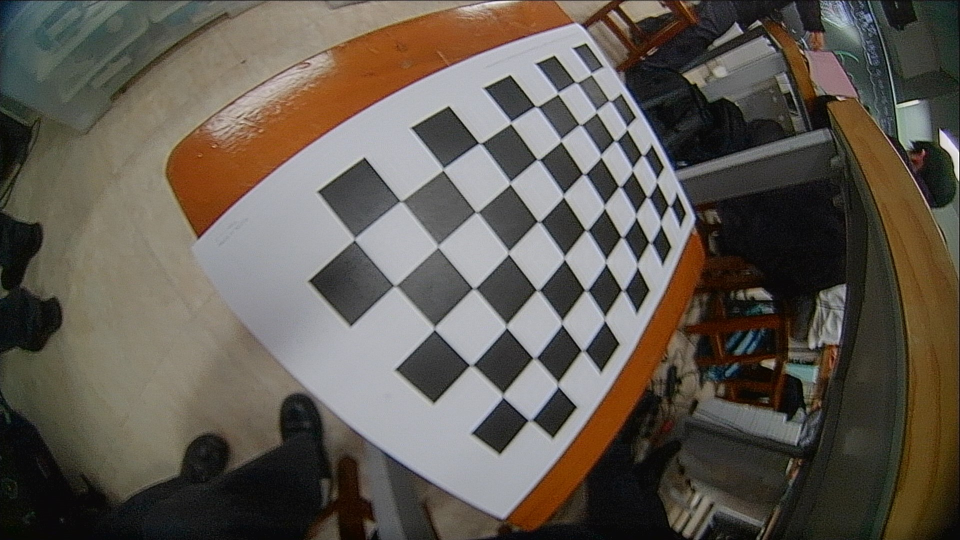
#> input picture 26_Mate/Distortion/photos_blue/chess (10).jpg, 1920 x 1080 px (shown at 1/2 size); its folder holds 4 pictures in this run
$ python camera_origin.py
#> lines starting #> are read from the running program, lines starting #| are printed output that depends on the picture
import cv2
assert cv2.__version__[0] == '4', 'The fisheye module requires opencv version >= 3.0.0'
import numpy as np
import os
import glob
import math

CHECKERBOARD = (6,9)
subpix_criteria = (cv2.TERM_CRITERIA_EPS+cv2.TERM_CRITERIA_MAX_ITER, 30, 0.1)
calibration_flags = cv2.fisheye.CALIB_RECOMPUTE_EXTRINSIC+cv2.fisheye.CALIB_CHECK_COND+cv2.fisheye.CALIB_FIX_SKEW
objp = np.zeros((1, CHECKERBOARD[0]*CHECKERBOARD[1], 3), np.float32)
objp[0,:,:2] = np.mgrid[0:CHECKERBOARD[0], 0:CHECKERBOARD[1]].T.reshape(-1, 2)
_img_shape = None
objpoints = [] # 3d point in real world space
imgpoints = [] # 2d points in image plane.
images = glob.glob('photos_blue/*.jpg')
for fname in images:
    img = cv2.imread(fname)
#> img is the input picture: shape (1080, 1920, 3); mean B, G, R 80.4, 89.2, 95.9
    if _img_shape == None:
        _img_shape = img.shape[:2]
    else:
        assert _img_shape == img.shape[:2], "All images must share the same size."
    gray = cv2.cvtColor(img,cv2.COLOR_BGR2GRAY)
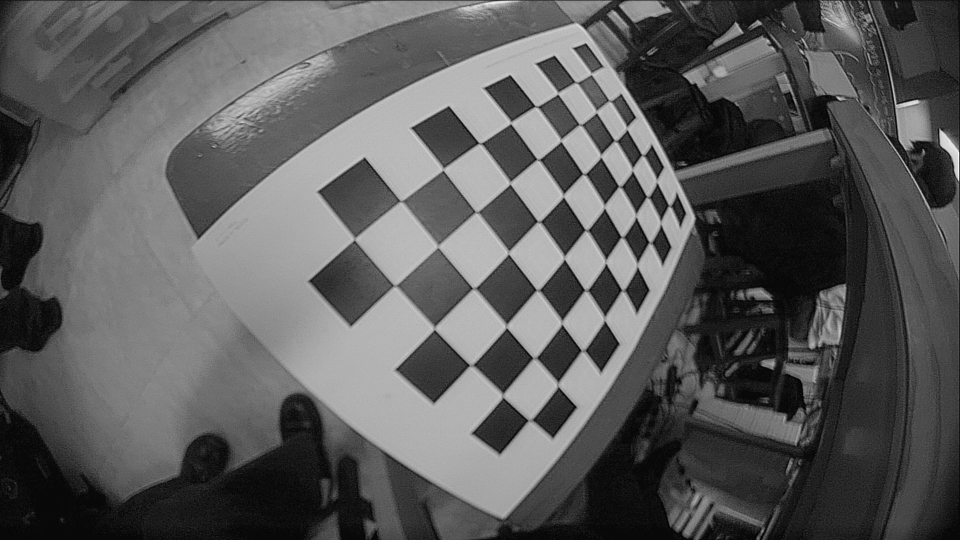
#> gray: shape (1080, 1920) (shown at 1/2 size); min 0, max 254, mean 90.2
    # Find the chess board corners
    ret, corners = cv2.findChessboardCorners(gray, CHECKERBOARD, cv2.CALIB_CB_ADAPTIVE_THRESH+cv2.CALIB_CB_FAST_CHECK+cv2.CALIB_CB_NORMALIZE_IMAGE)
#> ret = True; corners = 54 rows, first 8: [1183, 147.5], [1220.5, 201.5], [1254.5, 256.5], [1287, 311], [1314, 362], [1340, 412], [1152, 165], [1193.5, 223.5]
    # If found, add object points, image points (after refining them)
    if ret == True:
        objpoints.append(objp)
        cv2.cornerSubPix(gray,corners,(3,3),(-1,-1),subpix_criteria)
        imgpoints.append(corners)
#> pass 2 of the loop `for fname in images:`:
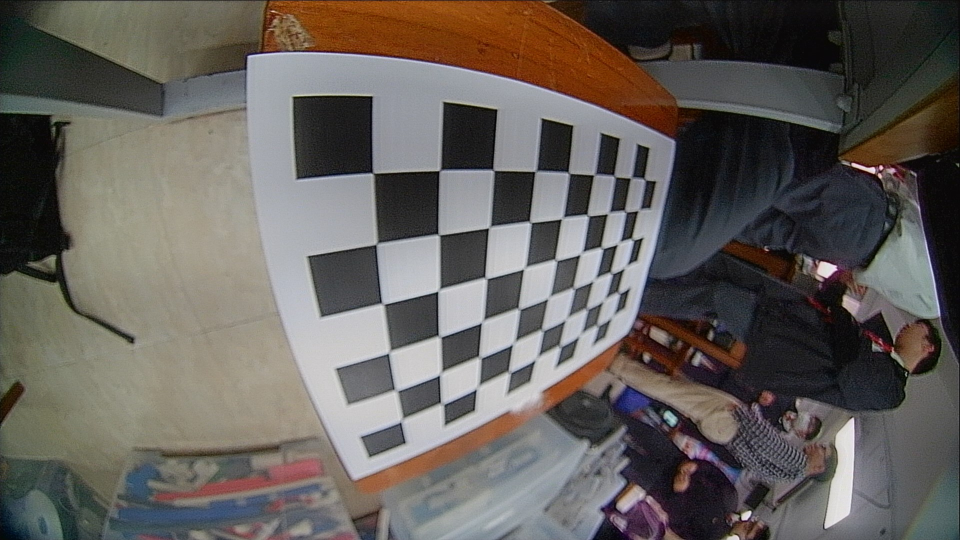
#> input picture 26_Mate/Distortion/photos_blue/chess (12).jpg, 1920 x 1080 px (shown at 1/2 size)
#> img is the input picture: shape (1080, 1920, 3); mean B, G, R 91.1, 95.4, 100.3
#> `gray = cv2.cvtColor(img,cv2.COLOR_BGR2GRAY)`:
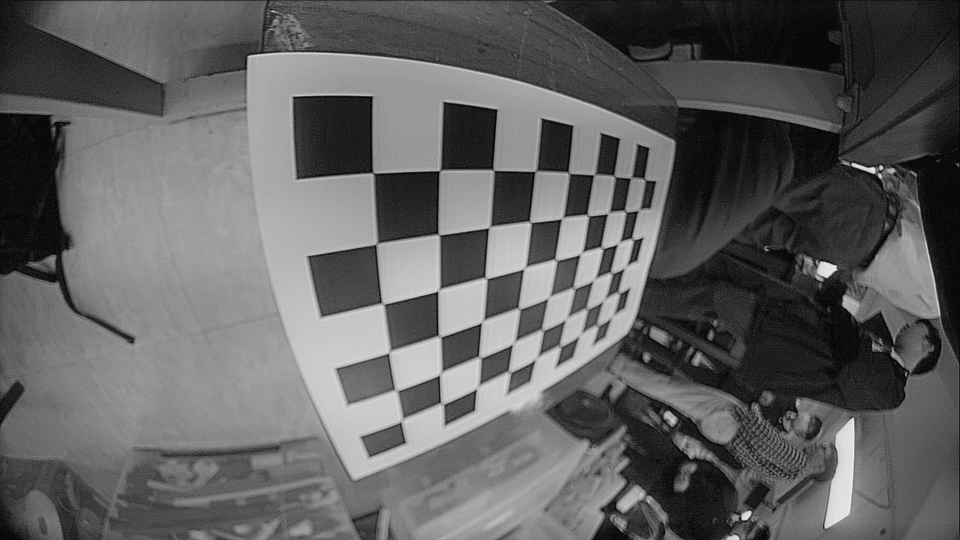
#> gray: shape (1080, 1920) (shown at 1/2 size); min 0, max 246, mean 96.4
#> corners = 54 rows, first 8: [804.5, 839.3], [792.5, 781], [780.4, 702.7], [766.7, 609.6], [753.5, 488], [746.3, 348.2], [884.5, 808.5], [882, 747.5]
#> pass 3 of the loop `for fname in images:`:
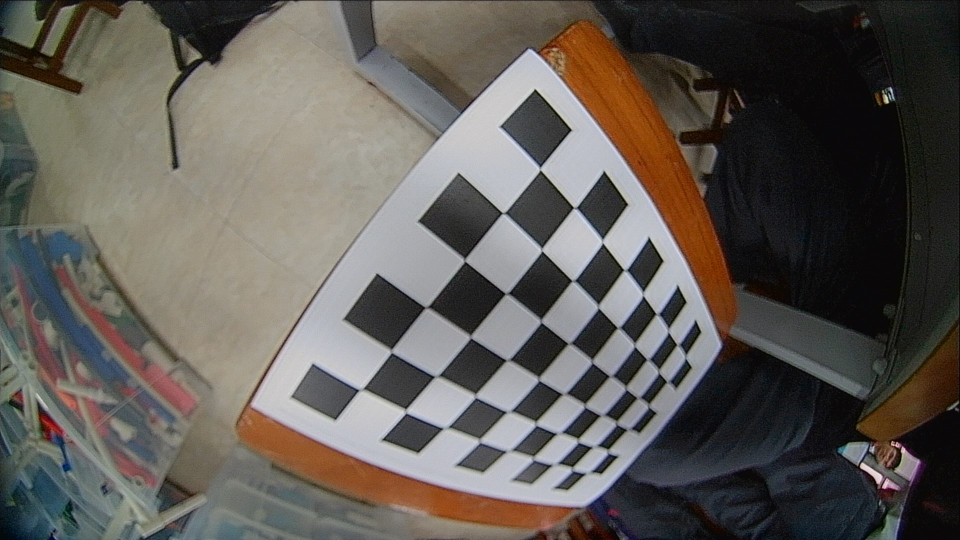
#> input picture 26_Mate/Distortion/photos_blue/chess (13).jpg, 1920 x 1080 px (shown at 1/2 size)
#> img is the input picture: shape (1080, 1920, 3); mean B, G, R 86.3, 91.7, 96.3
#> `gray = cv2.cvtColor(img,cv2.COLOR_BGR2GRAY)`:
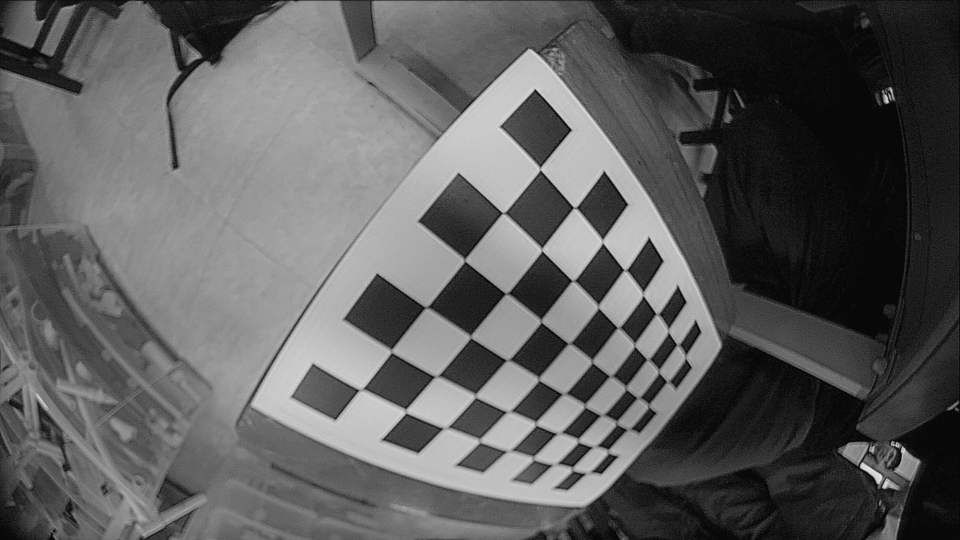
#> gray: shape (1080, 1920) (shown at 1/2 size); min 0, max 235, mean 92.4
#> corners = 54 rows, first 8: [722, 779.5], [782.5, 703], [855.6, 617.5], [929.5, 521.5], [1005.5, 426.5], [1080, 339], [811.4, 822.3], [873.5, 753.5]
#> the loop made 4 passes; the first 3 are shown
N_OK = len(objpoints)
K = np.zeros((3, 3))
D = np.zeros((4, 1))
rvecs = [np.zeros((1, 1, 3), dtype=np.float64) for i in range(N_OK)]
#> rvecs = [[[0, 0, 0]], [[0, 0, 0]], [[0, 0, 0]]]
tvecs = [np.zeros((1, 1, 3), dtype=np.float64) for i in range(N_OK)]
#> tvecs = [[[0, 0, 0]], [[0, 0, 0]], [[0, 0, 0]]]
rms, _, _, _, _ = \
    cv2.fisheye.calibrate(
        objpoints,
        imgpoints,
        gray.shape[::-1],
        K,
        D,
        rvecs,
        tvecs,
        calibration_flags,
        (cv2.TERM_CRITERIA_EPS+cv2.TERM_CRITERIA_MAX_ITER, 30, 1e-6)
    )
print("Found " + str(N_OK) + " valid images for calibration")
print("DIM=" + str(_img_shape[::-1]))
#| DIM=(1920, 1080)
print("K=np.array(" + str(K.tolist()) + ")")
print("D=np.array(" + str(D.tolist()) + ")")
